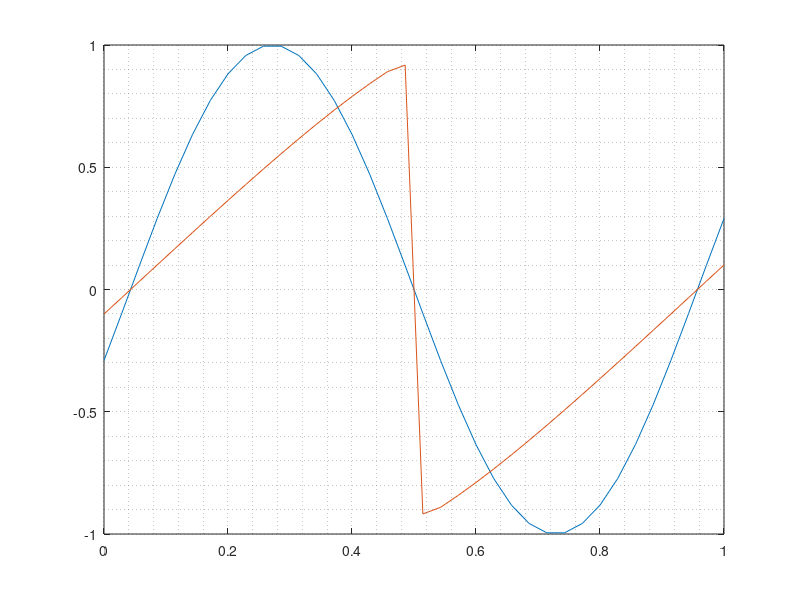
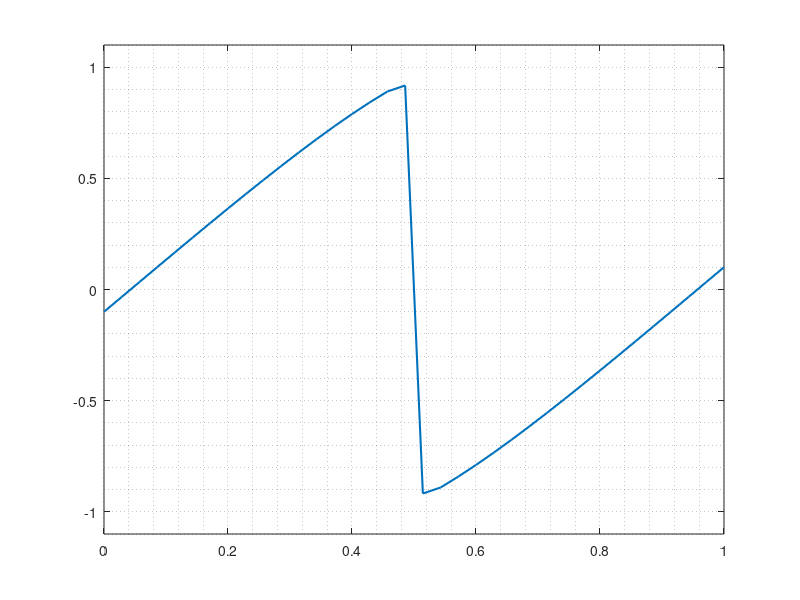

Write MATLAB code to recreate these figures, in order.
clear all; close all

data = importdata('output_PLM_limiter_5.dat');

x = linspace(0,1,length(data(1,2:end)));

figure(1)
plot(x,data(1,2:end))
hold on
grid minor
plot(x,data(end,2:end))
hold off

figure(2)
    for t = 1:length(data(:,1))
        u = data(t,2:end);
        plot(x,u,'linewidth',1.5)
        xlim([0,1])
        ylim([-1.1,1.1])
        grid minor
        pause(1.0)

 
     end
